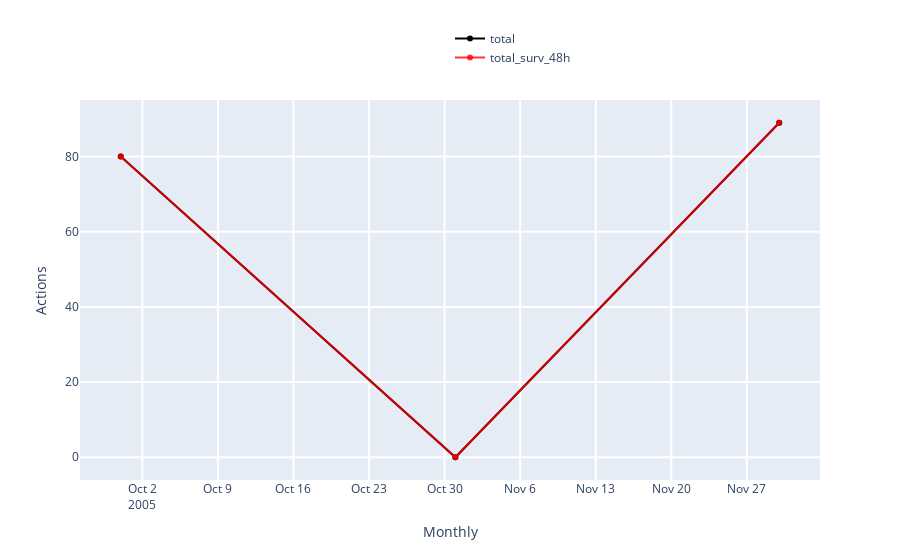

Source (notebook cell):
### Markdown cell above
Activity does not mean productivity. The following graphs helps disentangling this two components, for example by comparing the total actions performed with the total actions that survived 48 hours. As previously discussed, actions that are reversed in less than 48 hours are considered noisy, they often correspond to vandalism or low quality editions. The controls allow to select serveral traces to, for example, compare this performance in terms of insertions or deletions as, argueably, insertions could have a higher weight in terms of enriching the content an encyclopedia.

<br>

<details>    
    <summary style="cursor: pointer;font-weight:bold">Options description</summary>
   
- **adds**: number of first-time insertions
- **adds_surv_48h**: number of insertions for the first time that survived at least 48 hours
- **adds_persistent**:  number of insertions for the first time that survived until, at least, the end of the month
- **adds_stopword_count**:  number of insertions that were stop words
- **dels**: number of deletions
- **dels_surv_48h**: number of deletions that were not resinserted in the next 48 hours
- **dels_persistent**: number of deletions that were not resinserted until, at least, the end of the month
- **dels_stopword_count**: number of deletions that were stop words
- **reins**: number of reinsertions
- **reins_surv_48h**: number of reinsertionsthat survived at least 48 hours
- **reins_persistent**: number of reinsertionsthat survived until the end of the month
- **reins_stopword_count**: number of reinsertionsthat were stop words
</details>

### Code cell
# create and display the button
button1 = widgets.Button(description="Show Editor's Activities", layout=Layout(width='180px'))
display(button1)

def on_click_activity(b):
    with out1:
        clear_output()
        display(md(f"***Editor: {the_editor['name']}***"))
        editor_agg_actions = agg_actions[agg_actions['editor_id']==the_editor.userid]

        #Listener
        listener = ActionsListener(sources, lng=lng_selected)
        actions = (editor_agg_actions.loc[:,'total':'total_stopword_count'].columns.append(
            editor_agg_actions.loc[:,'adds':'reins_stopword_count'].columns)).values.tolist()

        # Visualization
        _range = get_date_slider_from_datetime(editor_agg_actions['rev_time'])
        listener.actions_one_editor = editor_agg_actions
        interact(listener.actions_listen, 
                 #_range = get_date_slider_from_datetime(editor_agg_actions['year_month']),
                 _range1=widgets.DatePicker(description='Date starts', value=editor_agg_actions['rev_time'].iloc[0], layout=Layout(width='25%')),
                 _range2=widgets.DatePicker(description='Date ends', value=editor_agg_actions['rev_time'].iloc[-1], layout=Layout(width='25%')),
                 editor=fixed('All'),
                 granularity=Dropdown(options=['Yearly', 'Monthly', "Weekly", "Daily"], value='Monthly'),
                 black=Dropdown(options=actions, value='total'), 
                 red=Dropdown(options= ['None'] + actions, value='total_surv_48h'),
                 green=Dropdown(options= ['None'] + actions, value='None'), 
                 blue=Dropdown(options= ['None'] + actions, value='None'))

out1 = Output()
display(out1)

# set the event
button1.on_click(on_click_activity)

# trigger the event with the default value
on_click_activity(button1)

### Figure 1 — Plotly figure (JSON) as saved in the notebook; plotly's stock layout.template omitted (floating-point values rounded to 4 significant figures)
{"data": [{"marker": {"color": "rgba(0, 0, 0, 1)"}, "name": "total", "type": "scatter", "x": ["2005-09-30T00:00:00", "2005-10-31T00:00:00", "2005-11-30T00:00:00"], "y": [80, 0, 89]}, {"marker": {"color": "rgba(255, 0, 0, .8)"}, "name": "total_surv_48h", "type": "scatter", "x": ["2005-09-30T00:00:00", "2005-10-31T00:00:00", "2005-11-30T00:00:00"], "y": [80, 0, 89]}], "layout": {"barmode": "group", "hovermode": "closest", "legend": {"x": 0.5, "y": 1.2}, "showlegend": true, "xaxis": {"gridwidth": 2, "ticklen": 5, "title": {"text": "Monthly"}, "zeroline": true}, "yaxis": {"gridwidth": 2, "ticklen": 5, "title": {"text": "Actions"}}}}
